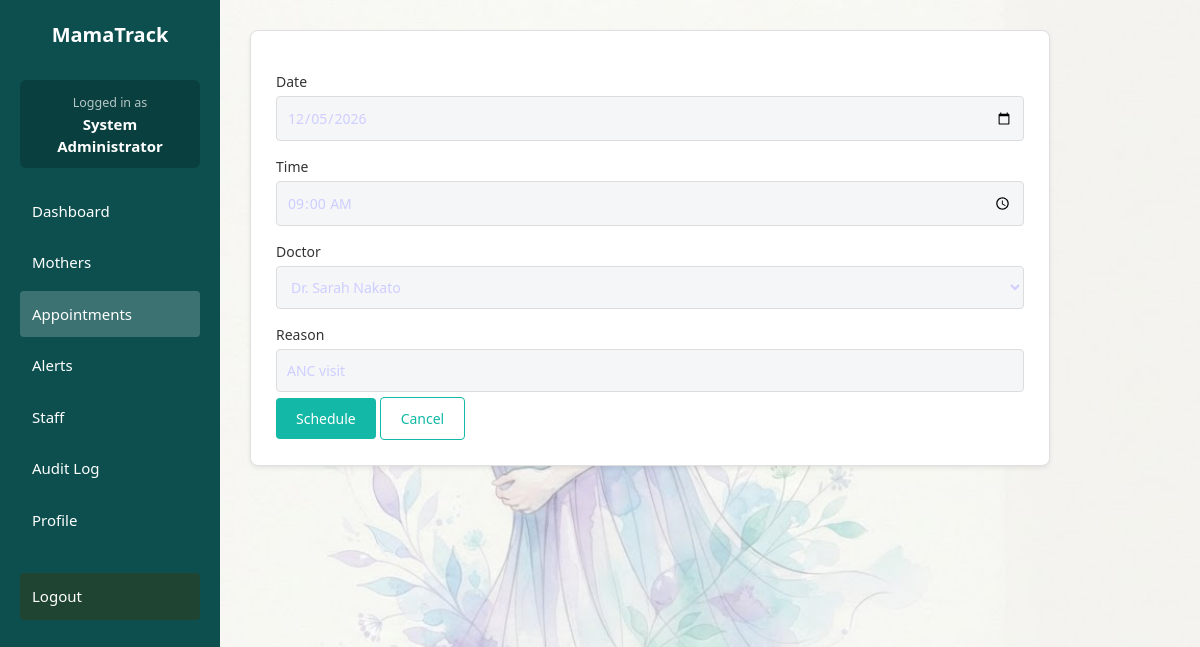
Screenshot of /appointment_form.php?patient_id=1 (signed in) with the database file from the repository.
### tables this page shows
CREATE TABLE `users` (
  `id` int(11) NOT NULL,
  `name` varchar(150) NOT NULL,
  `email` varchar(150) NOT NULL,
  `phone` varchar(30) DEFAULT NULL,
  `role` enum('admin','doctor','nurse') NOT NULL,
  `password_hash` varchar(255) NOT NULL,
  `active` tinyint(1) NOT NULL DEFAULT 1,
  `must_change` tinyint(1) NOT NULL DEFAULT 0,
  `failed_logins` int(11) NOT NULL DEFAULT 0,
  `locked_until` datetime DEFAULT NULL,
  `created_at` datetime NOT NULL
);

CREATE TABLE `patients` (
  `id` int(11) NOT NULL,
  `mrn` varchar(50) DEFAULT NULL,
  `name` varchar(150) NOT NULL,
  `dob` date NOT NULL,
  `phone` varchar(30) DEFAULT NULL,
  `email` varchar(150) DEFAULT NULL,
  `village` varchar(150) DEFAULT NULL,
  `district` varchar(150) DEFAULT NULL,
  `next_of_kin` varchar(150) DEFAULT NULL,
  `nok_phone` varchar(30) DEFAULT NULL,
  `lmp` date NOT NULL,
  `edd` date DEFAULT NULL,
  `gravida` int(11) NOT NULL DEFAULT 1,
  `parity` int(11) NOT NULL DEFAULT 0,
  `hiv_status` varchar(20) NOT NULL DEFAULT 'unknown',
  `history` text DEFAULT NULL,
  `doctor_id` int(11) DEFAULT NULL,
  `risk_level` varchar(20) NOT NULL DEFAULT 'unassessed',
  `risk_score` int(11) NOT NULL DEFAULT 0,
  `created_by` int(11) DEFAULT NULL,
  `created_at` datetime NOT NULL
);

### appointment_form.php (the view, shortened to what this page needs)
<?php
require __DIR__ . '/includes/bootstrap.php';
$u = require_login();
$p = get_patient((int)($_GET['patient_id'] ?? $_POST['patient_id'] ?? 0));
page_header('Schedule appointment — ' . $p['name'], 'appts'); ?>
<form method="post" class="card form narrow"><?= csrf_field() ?><input type="hidden" name="patient_id" value="<?= $p['id'] ?>">
  <label>Date<input type="date" name="appt_date" min="<?= today() ?>" value="<?= h(suggest_next_date((int)gest_weeks($p['lmp'], today()), today())) ?>" required></label>
  <label>Time<input type="time" name="appt_time" value="09:00"></label>
  <label>Doctor<select name="doctor_id"><?php foreach (doctors() as $d): ?><option value="<?= $d['id'] ?>" <?= (int)$p['doctor_id'] === (int)$d['id'] ? 'selected' : '' ?>><?= h($d['name']) ?></option><?php endforeach; ?></select></label>
  <label>Reason<input name="reason" value="ANC visit"></label>
  <button class="btn">Schedule</button> <a class="btn ghost" href="patient.php?id=<?= $p['id'] ?>">Cancel</a>
</form>
<?php page_footer();

### bootstrap.php (shortened to what this page needs)
<?php
function db() {
    static $pdo = null;
    if ($pdo === null) {
        $host = '127.0.0.1';
        $db   = 'mamatrack';
        $user = 'root';
        $pass = '';
        $charset = 'utf8mb4';
        $dsn = "mysql:host=$host;dbname=$db;charset=$charset";
        $options = [
            PDO::ATTR_ERRMODE            => PDO::ERRMODE_EXCEPTION,
            PDO::ATTR_DEFAULT_FETCH_MODE => PDO::FETCH_ASSOC,
            PDO::ATTR_EMULATE_PREPARES   => false,
        ];
        try {
            $pdo = new PDO($dsn, $user, $pass, $options);
        } catch (PDOException $e) {
            die("Database connection failed: " . $e->getMessage());
        }
    }
    return $pdo;
}
function today() { return date('Y-m-d'); }
function h($str) { return htmlspecialchars((string)$str, ENT_QUOTES, 'UTF-8'); }
function valid_date($d) { return preg_match('/^\d{4}-\d{2}-\d{2}$/', $d) && strtotime($d) !== false; }
function gest_weeks($lmp, $date) {
    $days = (strtotime($date) - strtotime($lmp)) / 86400;
    return max(0, (int)floor($days / 7));
}
function suggest_next_date($gw, $today) {
    $days = $gw < 28 ? 28 : ($gw < 36 ? 14 : 7);
    return date('Y-m-d', strtotime("$today + $days days"));
}
function current_user() {
    static $u = null;
    if ($u === null) {
        $s = db()->prepare('SELECT * FROM users WHERE id=? AND active=1');
        $s->execute([$_SESSION['uid']]);
        $u = $s->fetch();
    }
    return $u;
}
function require_login($force_change = false) {
    $u = current_user();
    return $u;
}
function get_patient($id) {
    $s = db()->prepare('SELECT p.*, u.name AS doctor_name FROM patients p LEFT JOIN users u ON u.id=p.doctor_id WHERE p.id=?');
    $s->execute([$id]);
    return $s->fetch();
}
function doctors() {
    return db()->query("SELECT id, name FROM users WHERE role='doctor' AND active=1 ORDER BY name")->fetchAll();
}
function page_header($title, $active = '') {
    $u = current_user();
    ?><!DOCTYPE html><html lang="en"><head><meta charset="UTF-8"><meta name="viewport" content="width=device-width, initial-scale=1.0">
    <link rel="stylesheet" href="assets/style.css">
    </head><body>
    <?php if ($u): ?>
       <div class="sidebar" id="sidebar">
        <h2> MamaTrack</h2>
        <div style="background: rgba(0,0,0,0.2); padding: 10px; border-radius: 6px; margin-bottom: 20px; text-align: center;">
            <small style="color: rgba(255,255,255,0.7);">Logged in as</small><br>
            <b style="color: white;"><?= h($u['name']) ?></b>
        </div>
        <a href="dashboard.php" class="<?= $active==='dash'?'active':'' ?>">Dashboard</a> <a href="patients.php" class="<?= $active==='patients'?'active':'' ?>">Mothers</a>
        <a href="appointments.php" class="<?= $active==='appts'?'active':'' ?>">Appointments</a>
        <a href="notifications.php" class="<?= $active==='notif'?'active':'' ?>">Alerts</a>
        <?php if ($u['role'] === 'admin'): ?><a href="users.php" class="<?= $active==='users'?'active':'' ?>">Staff</a>
        <a href="audit.php" class="<?= $active==='audit'?'active':'' ?>">Audit Log</a><?php endif; ?>
        <a href="profile.php">Profile</a>
        <a href="logout.php" style="margin-top: 30px; background: rgba(35, 68, 45, 0.85);">Logout</a>
    </div>
    <div class="content">
    <?php endif; ?>
<?php
}
function page_footer() {
    if (current_user()) {
        echo '</div>';
    }
    echo '</body></html>';
}

### style.css (style rules this page uses)
:root { --bg:#f4f6f8;--card:#fff;--ink:#1d2733;--mute:#6b7785;--line:#e3e8ee;--brand:#0f766e;--brand2:#0b5a54; --bad:#c0392b;--warn:#b9770e;--ok:#1e8449 }
* { box-sizing:border-box }
body { margin:0;font:15px/1.5 system-ui,-apple-system,Segoe UI,Roboto,sans-serif;background:linear-gradient(rgba(244,246,248,.7),rgba(244,246,248,.7)),url('https://i.pinimg.com/736x/f6/3e/a1/f63ea1126cc6912b124e506825b23bbc.jpg') center/cover no-repeat fixed;color:var(--ink);display:flex;min-height:100vh }
a { color:var(--brand) }
h2 { font-size:1.1rem;margin:0 0 10px }
.card { background:rgba(255,255,255,.92);border:1px solid var(--line);border-radius:12px;padding:18px;margin-bottom:16px;backdrop-filter:blur(2px);box-shadow:0 10px 28px rgba(15,23,42,.08) }
.card.narrow,.narrow { max-width:520px }
label { display:block;font-weight:600;font-size:.88rem;margin-bottom:10px }
input,select,textarea { width:100%;padding:8px 10px;border:1px solid var(--line);border-radius:8px;background:var(--bg);color:var(--ink);font:inherit;margin-top:4px }
.btn { display:inline-block;background:var(--brand);color:#fff;border:0;border-radius:8px;padding:9px 16px;font:inherit;font-weight:600;cursor:pointer;text-decoration:none }
.btn.ghost { background:transparent;color:var(--brand);border:1px solid var(--line) }
small { color:var(--mute) }

### bootstrap.php (style rules this page uses)
* { box-sizing: border-box; margin: 0; padding: 0; font-family: 'Segoe UI', Tahoma, Geneva, Verdana, sans-serif; }
body { background: #f5f5f5; background-image: url('assets/background.jpeg'); background-repeat: no-repeat; background-position: center center; background-size: cover; background-attachment: fixed; color: #333; display: flex; min-height: 100vh; }
.sidebar { width: 220px; background: #0d4f4f; color: white; padding: 20px; position: fixed; left: 0; top: 0; height: 100vh; transition: transform 0.3s ease; z-index: 1001; overflow-y: auto; }
.sidebar h2 { margin-bottom: 30px; font-size: 20px; text-align: center; color: white; }
.sidebar a { display: block; color: white; text-decoration: none; padding: 12px; margin: 5px 0; border-radius: 4px; transition: background 0.2s; }
.sidebar a:hover, .sidebar a.active { background: rgba(255,255,255,0.2); }
.content { margin-left: 220px; padding: 30px; flex: 1; transition: margin-left 0.3s ease; width: calc(100% - 220px); }
.card { background: white; padding: 25px; border-radius: 8px; box-shadow: 0 2px 4px rgba(0,0,0,0.08); margin-bottom: 20px; border: 1px solid #e0e0e0; }
.card.narrow { max-width: 500px; }
.card.form { max-width: 800px; }
label { display: block; margin: 15px 0 5px; font-weight: 500; font-size: 14px; color: #333; }
input, select, textarea { width: 100%; padding: 10px; border: 1px solid #ddd; border-radius: 4px; font-size: 14px; color: #ceceff; transition: border 0.2s; }
.btn { display: inline-block; padding: 10px 20px; background: #14b8a6; color: white; text-decoration: none; border-radius: 4px; border: none; cursor: pointer; font-size: 14px; font-weight: 500; transition: background 0.2s; }
.btn.ghost { background: transparent; color: #14b8a6; border: 1px solid #14b8a6; }
h2 { color: #333; font-size: 20px; font-weight: 600; margin-bottom: 15px; }
a { color: #14b8a6; text-decoration: none; transition: color 0.2s; }
.sidebar a { text-decoration: none; }
.btn { text-decoration: none; }

### rows the page displays
users: name "System Administrator"
patients: appt_date "12/05/2026", doctor_id "Dr. Sarah Nakato"
